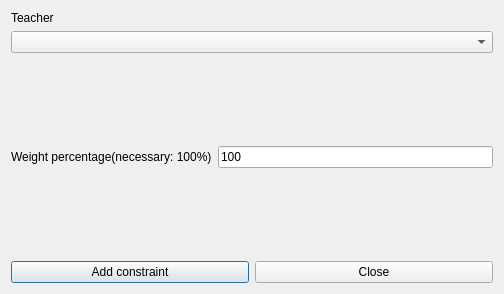
<?xml version="1.0" encoding="UTF-8"?>
<ui version="4.0">
 <class>AddConstraintTeacherMaxTwoActivityTagsPerRealDayFromN1N2N3Form_template</class>
 <widget class="QDialog" name="AddConstraintTeacherMaxTwoActivityTagsPerRealDayFromN1N2N3Form_template">
  <property name="geometry">
   <rect>
    <x>0</x>
    <y>0</y>
    <width>504</width>
    <height>294</height>
   </rect>
  </property>
  <property name="windowTitle">
   <string extracomment="This is the title of the dialog to add a new constraint of this type">Add teacher max two activity tags per real day from N1 N2 N3</string>
  </property>
  <layout class="QGridLayout" name="gridLayout">
   <item row="0" column="0">
    <layout class="QVBoxLayout">
     <item>
      <widget class="QLabel" name="teacherTextLabel">
       <property name="frameShape">
        <enum>QFrame::NoFrame</enum>
       </property>
       <property name="frameShadow">
        <enum>QFrame::Plain</enum>
       </property>
       <property name="text">
        <string>Teacher</string>
       </property>
       <property name="wordWrap">
        <bool>false</bool>
       </property>
      </widget>
     </item>
     <item>
      <widget class="QComboBox" name="teachersComboBox">
       <property name="editable">
        <bool>false</bool>
       </property>
       <property name="insertPolicy">
        <enum>QComboBox::NoInsert</enum>
       </property>
       <property name="duplicatesEnabled">
        <bool>false</bool>
       </property>
      </widget>
     </item>
    </layout>
   </item>
   <item row="1" column="0">
    <spacer name="verticalSpacer_3">
     <property name="orientation">
      <enum>Qt::Vertical</enum>
     </property>
     <property name="sizeHint" stdset="0">
      <size>
       <width>20</width>
       <height>20</height>
      </size>
     </property>
    </spacer>
   </item>
   <item row="2" column="0">
    <layout class="QHBoxLayout" name="horizontalLayout">
     <item>
      <widget class="QLabel" name="weightTextLabel">
       <property name="frameShape">
        <enum>QFrame::NoFrame</enum>
       </property>
       <property name="frameShadow">
        <enum>QFrame::Plain</enum>
       </property>
       <property name="text">
        <string>Weight percentage(necessary: 100%)</string>
       </property>
       <property name="wordWrap">
        <bool>false</bool>
       </property>
      </widget>
     </item>
     <item>
      <widget class="QLineEdit" name="weightLineEdit">
       <property name="text">
        <string notr="true">100</string>
       </property>
      </widget>
     </item>
    </layout>
   </item>
   <item row="3" column="0">
    <spacer name="verticalSpacer_2">
     <property name="orientation">
      <enum>Qt::Vertical</enum>
     </property>
     <property name="sizeHint" stdset="0">
      <size>
       <width>20</width>
       <height>20</height>
      </size>
     </property>
    </spacer>
   </item>
   <item row="4" column="0">
    <layout class="QHBoxLayout">
     <item>
      <widget class="QPushButton" name="addConstraintPushButton">
       <property name="text">
        <string>Add constraint</string>
       </property>
      </widget>
     </item>
     <item>
      <widget class="QPushButton" name="closePushButton">
       <property name="text">
        <string>Close</string>
       </property>
      </widget>
     </item>
    </layout>
   </item>
  </layout>
 </widget>
 <layoutdefault spacing="6" margin="11"/>
 <resources/>
 <connections/>
</ui>
